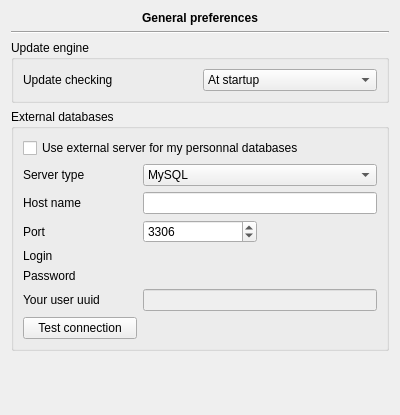
<?xml version="1.0" encoding="UTF-8"?>
<ui version="4.0">
 <class>MainWin::Internal::MainWindowPreferencesWidget</class>
 <widget class="QWidget" name="MainWin::Internal::MainWindowPreferencesWidget">
  <property name="geometry">
   <rect>
    <x>0</x>
    <y>0</y>
    <width>400</width>
    <height>415</height>
   </rect>
  </property>
  <property name="windowTitle">
   <string>Form</string>
  </property>
  <layout class="QGridLayout" name="gridLayout_2">
   <item row="0" column="0">
    <widget class="QLabel" name="label_2">
     <property name="sizePolicy">
      <sizepolicy hsizetype="Expanding" vsizetype="Preferred">
       <horstretch>0</horstretch>
       <verstretch>0</verstretch>
      </sizepolicy>
     </property>
     <property name="font">
      <font>
       <weight>75</weight>
       <bold>true</bold>
      </font>
     </property>
     <property name="text">
      <string>General preferences</string>
     </property>
     <property name="alignment">
      <set>Qt::AlignCenter</set>
     </property>
    </widget>
   </item>
   <item row="1" column="0">
    <widget class="Line" name="line">
     <property name="orientation">
      <enum>Qt::Horizontal</enum>
     </property>
    </widget>
   </item>
   <item row="2" column="0">
    <widget class="QGroupBox" name="groupBox_2">
     <property name="title">
      <string>Update engine</string>
     </property>
     <layout class="QGridLayout" name="gridLayout_3">
      <item row="0" column="0">
       <widget class="QLabel" name="label">
        <property name="text">
         <string>Update checking</string>
        </property>
       </widget>
      </item>
      <item row="0" column="1">
       <widget class="QComboBox" name="updateCheckingCombo">
        <item>
         <property name="text">
          <string>At startup</string>
         </property>
        </item>
        <item>
         <property name="text">
          <string>Each weeks</string>
         </property>
        </item>
        <item>
         <property name="text">
          <string>Each months</string>
         </property>
        </item>
        <item>
         <property name="text">
          <string>Each quarters</string>
         </property>
        </item>
        <item>
         <property name="text">
          <string>Never (on user's demand)</string>
         </property>
        </item>
       </widget>
      </item>
     </layout>
    </widget>
   </item>
   <item row="3" column="0">
    <widget class="QGroupBox" name="groupBox">
     <property name="title">
      <string>External databases</string>
     </property>
     <property name="checkable">
      <bool>false</bool>
     </property>
     <property name="checked">
      <bool>false</bool>
     </property>
     <layout class="QGridLayout" name="gridLayout">
      <item row="0" column="0" colspan="3">
       <widget class="QCheckBox" name="useExternalDB">
        <property name="text">
         <string>Use external server for my personnal databases</string>
        </property>
       </widget>
      </item>
      <item row="2" column="0">
       <widget class="QLabel" name="label_3">
        <property name="text">
         <string>Host name</string>
        </property>
       </widget>
      </item>
      <item row="2" column="1" colspan="2">
       <widget class="QLineEdit" name="host"/>
      </item>
      <item row="5" column="0">
       <widget class="QLabel" name="label_4">
        <property name="text">
         <string>Login</string>
        </property>
       </widget>
      </item>
      <item row="5" column="1" colspan="2">
       <widget class="Utils::LineEditEchoSwitcher" name="log" native="true"/>
      </item>
      <item row="6" column="0">
       <widget class="QLabel" name="label_5">
        <property name="text">
         <string>Password</string>
        </property>
       </widget>
      </item>
      <item row="6" column="1" colspan="2">
       <widget class="Utils::LineEditEchoSwitcher" name="pass" native="true"/>
      </item>
      <item row="8" column="1" colspan="2">
       <widget class="QLineEdit" name="userUuid">
        <property name="enabled">
         <bool>false</bool>
        </property>
       </widget>
      </item>
      <item row="9" column="0">
       <widget class="QPushButton" name="testButton">
        <property name="text">
         <string>Test connection</string>
        </property>
       </widget>
      </item>
      <item row="9" column="2">
       <widget class="QLabel" name="testConnectionLabel">
        <property name="text">
         <string/>
        </property>
       </widget>
      </item>
      <item row="8" column="0">
       <widget class="QLabel" name="label_6">
        <property name="text">
         <string>Your user uuid</string>
        </property>
       </widget>
      </item>
      <item row="3" column="0">
       <widget class="QLabel" name="label_7">
        <property name="text">
         <string>Port</string>
        </property>
       </widget>
      </item>
      <item row="3" column="1">
       <widget class="QSpinBox" name="port">
        <property name="maximum">
         <number>100000</number>
        </property>
        <property name="value">
         <number>3306</number>
        </property>
       </widget>
      </item>
      <item row="1" column="1" colspan="2">
       <widget class="QComboBox" name="server">
        <item>
         <property name="text">
          <string>MySQL</string>
         </property>
        </item>
       </widget>
      </item>
      <item row="1" column="0">
       <widget class="QLabel" name="label_8">
        <property name="text">
         <string>Server type</string>
        </property>
       </widget>
      </item>
     </layout>
    </widget>
   </item>
   <item row="4" column="0">
    <spacer name="verticalSpacer">
     <property name="orientation">
      <enum>Qt::Vertical</enum>
     </property>
     <property name="sizeHint" stdset="0">
      <size>
       <width>20</width>
       <height>40</height>
      </size>
     </property>
    </spacer>
   </item>
  </layout>
 </widget>
 <customwidgets>
  <customwidget>
   <class>Utils::LineEditEchoSwitcher</class>
   <extends>QWidget</extends>
   <header location="global">utils/widgets/lineeditechoswitcher.h</header>
   <container>1</container>
  </customwidget>
 </customwidgets>
 <resources/>
 <connections/>
</ui>
